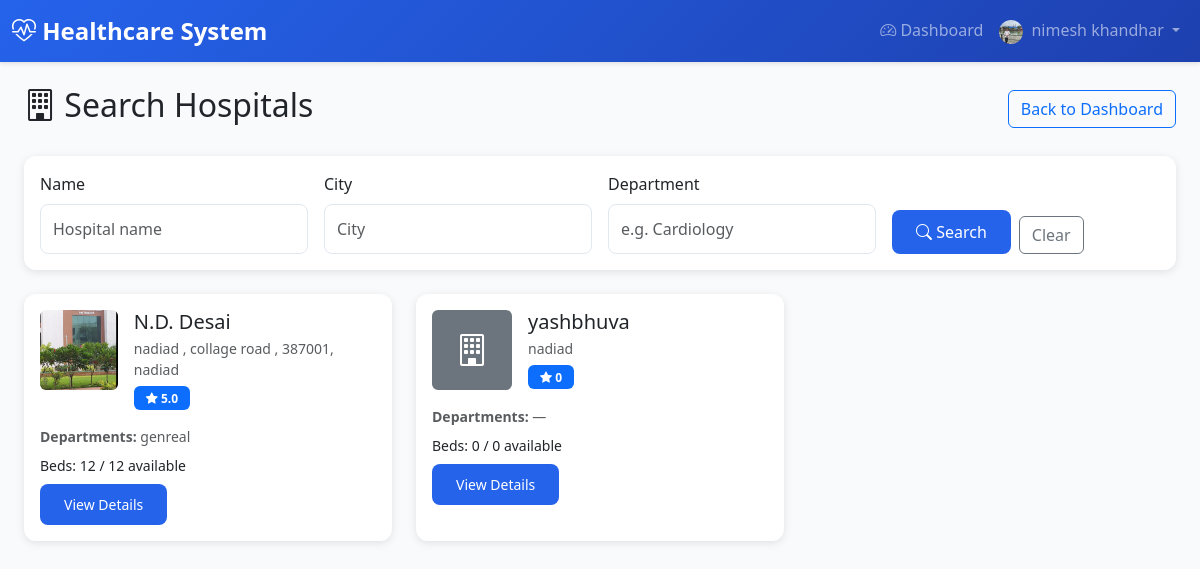
The page /hospitals/search/ (signed in) on the database its author committed.
### accounts/models.py (models this page shows, shortened)
class User(AbstractUser):
    email = models.EmailField(unique=True)
    ROLE_CHOICES = [
        ('ADMIN', 'Admin'),
        ('DOCTOR', 'Doctor'),
        ('PATIENT', 'Patient'),
        ('HOSPITAL', 'Hospital'),
        ('HOSPITAL_ADMIN', 'Hospital Admin'),
    ]
    role = models.CharField(max_length=20, choices=ROLE_CHOICES, default='PATIENT')
    is_approved = models.BooleanField(default=False)  # For Doctor and Hospital approval
    phone_number = models.CharField(max_length=15, blank=True)
    address = models.TextField(blank=True)
    profile_picture = models.ImageField(upload_to='user_profiles/', blank=True, null=True)
    created_at = models.DateTimeField(auto_now_add=True)
    updated_at = models.DateTimeField(auto_now=True)
    class Meta:
        db_table = 'users'
        verbose_name = 'User'
        verbose_name_plural = 'Users'

### hospitals/models.py (models this page shows, shortened)
class Hospital(models.Model):
    user = models.OneToOneField(
        settings.AUTH_USER_MODEL,
        on_delete=models.CASCADE,
        related_name='hospital_profile'
    )
    name = models.CharField(max_length=200)
    registration_number = models.CharField(max_length=50, unique=True)
    address = models.TextField(blank=True)
    city = models.CharField(max_length=100, blank=True)
    state = models.CharField(max_length=100, blank=True)
    zip_code = models.CharField(max_length=10, blank=True)
    phone = models.CharField(max_length=15, blank=True)
    email = models.EmailField(blank=True)
    website = models.URLField(blank=True)
    description = models.TextField(blank=True)
    facilities = models.TextField(blank=True, help_text="Departments - comma separated")
    total_beds = models.PositiveIntegerField(default=0)
    available_beds = models.PositiveIntegerField(default=0)  # Kept for migration; use available_beds_count for dynamic
    logo = models.ImageField(upload_to='hospital_logos/', blank=True, null=True)
    verification_document = models.FileField(upload_to='hospital_verifications/', blank=True, null=True, help_text="Upload registration certificate or license for verification")
    created_at = models.DateTimeField(auto_now_add=True)
    updated_at = models.DateTimeField(auto_now=True)
    class Meta:
        db_table = 'hospitals'
        verbose_name = 'Hospital'
        verbose_name_plural = 'Hospitals'
        ordering = ['name']
    @property
    def occupied_beds_count(self):
        from django.db.models import Q
        now = timezone.now()
        return self.admissions.filter(
            admission_time__lte=now
        ).filter(
            Q(discharge_time__isnull=True) | Q(discharge_time__gt=now)
        ).count()
    @property
    def available_beds_count(self):
        return max(0, self.total_beds - self.occupied_beds_count)
    def get_available_beds_display(self):
        """For admin list_display (avoids property in admin)"""
        return self.available_beds_count
    get_available_beds_display.short_description = 'Available beds'
    @property
    def average_rating(self):
        from django.db.models import Avg
        result = self.reviews.aggregate(avg=Avg('rating'))
        return round(result['avg'] or 0, 1)

### hospitals/views.py (the view)
# urls.py: path('search/', views.HospitalSearchView.as_view(), name='hospital_search'),
class HospitalSearchView(LoginRequiredMixin, ListView):
    model = Hospital
    template_name = 'hospitals/hospital_search.html'
    context_object_name = 'hospitals'
    paginate_by = 10
    def get_queryset(self):
        qs = Hospital.objects.select_related('user').all()
        q = self.request.GET.get('q', '').strip()
        city = self.request.GET.get('city', '').strip()
        department = self.request.GET.get('department', '').strip()
        if q:
            qs = qs.filter(
                Q(name__icontains=q) |
                Q(address__icontains=q) |
                Q(city__icontains=q)
            )
        if city:
            qs = qs.filter(city__icontains=city)
        if department:
            qs = qs.filter(facilities__icontains=department)
        return qs.order_by('name')
    def get_context_data(self, **kwargs):
        context = super().get_context_data(**kwargs)
        context['search_q'] = self.request.GET.get('q', '')
        context['search_city'] = self.request.GET.get('city', '')
        context['search_department'] = self.request.GET.get('department', '')
        return context

### accounts/context_processors.py (called while the page is built)
def profile_picture_url(request):
    url = None
    if request.user.is_authenticated and getattr(request.user, 'profile_picture', None):
        try:
            if request.user.profile_picture:
                url = request.user.profile_picture.url
        except (ValueError, AttributeError):
            pass
    return {'profile_picture_url': url}

### templates/hospitals/hospital_search.html (shortened to what this page needs)
{% extends 'base.html' %}
{% block content %}
<div class="container-fluid">
    <div class="d-flex justify-content-between align-items-center mb-4">
        <h2><i class="bi bi-building"></i> Search Hospitals</h2>
        <a href="{% url 'accounts:patient_dashboard' %}" class="btn btn-outline-primary">Back to Dashboard</a>
    </div>
    <div class="card mb-4">
        <div class="card-body">
            <form method="get" class="row g-3">
                <div class="col-md-3">
                    <label class="form-label">Name</label>
                    <input type="text" name="q" class="form-control" placeholder="Hospital name" value="{{ search_q }}">
                </div>
                <div class="col-md-3">
                    <label class="form-label">City</label>
                    <input type="text" name="city" class="form-control" placeholder="City" value="{{ search_city }}">
                </div>
                <div class="col-md-3">
                    <label class="form-label">Department</label>
                    <input type="text" name="department" class="form-control" placeholder="e.g. Cardiology" value="{{ search_department }}">
                </div>
                <div class="col-md-3 d-flex align-items-end">
                    <button type="submit" class="btn btn-primary me-2"><i class="bi bi-search"></i> Search</button>
                    <a href="{% url 'hospitals:hospital_search' %}" class="btn btn-outline-secondary">Clear</a>
                </div>
            </form>
        </div>
    </div>
    <div class="row">
        {% for hospital in hospitals %}
        <div class="col-md-6 col-lg-4 mb-4">
            <div class="card h-100">
                <div class="card-body">
                    <div class="d-flex mb-3">
                        {% if hospital.logo %}
                        <img src="{{ hospital.logo.url }}" alt="{{ hospital.name }}" class="rounded me-3" style="width: 80px; height: 80px; object-fit: cover;">
                        {% else %}
                        <div class="rounded bg-secondary d-flex align-items-center justify-content-center me-3" style="width: 80px; height: 80px;">
                            <i class="bi bi-building text-white" style="font-size: 2rem;"></i>
                        </div>
                        {% endif %}
                        <div class="flex-grow-1">
                            <h5 class="card-title mb-1">{{ hospital.name }}</h5>
                            <p class="text-muted small mb-0">{{ hospital.address|truncatewords:8 }}{% if hospital.city %}, {{ hospital.city }}{% endif %}</p>
                            <div class="mt-1">
                                <span class="badge bg-primary"><i class="bi bi-star-fill"></i> {{ hospital.average_rating }}</span>
                            </div>
                        </div>
                    </div>
                    <p class="small text-muted mb-2">
                        <strong>Departments:</strong> {{ hospital.facilities|truncatewords:10|default:"—" }}
                    </p>
                    <p class="small mb-2">
                         Beds: {{ hospital.available_beds_count }} / {{ hospital.total_beds }} available
                    </p>
                    <a href="{% url 'hospitals:hospital_detail' hospital.pk %}" class="btn btn-primary btn-sm">View Details</a>
                </div>
            </div>
        </div>
        {% empty %}
        <div class="col-12">
            <div class="alert alert-info">No hospitals found. Try different search criteria.</div>
        </div>
        {% endfor %}
    </div>
</div>
{% endblock %}

### templates/base.html (shortened to what this page needs)
<!DOCTYPE html>
<html lang="en">
<head>
    <link href="https://cdn.jsdelivr.net/npm/bootstrap@5.3.0/dist/css/bootstrap.min.css" rel="stylesheet">
    <link rel="stylesheet" href="https://cdn.jsdelivr.net/npm/bootstrap-icons@1.11.0/font/bootstrap-icons.css">
</head>
<body>
    {% if user.is_authenticated %}
    <nav class="navbar navbar-expand-lg navbar-dark">
        <div class="container-fluid">
            <a class="navbar-brand" href="{% url 'accounts:dashboard_redirect' %}">
                <i class="bi bi-heart-pulse"></i> Healthcare System
            </a>
            <div class="collapse navbar-collapse" id="navbarNav">
                <ul class="navbar-nav ms-auto">
                    <li class="nav-item">
                        <a class="nav-link" href="{% url 'accounts:dashboard_redirect' %}">
                            <i class="bi bi-speedometer2"></i> Dashboard
                        </a>
                    </li>
                    <li class="nav-item dropdown">
                        <a class="nav-link dropdown-toggle" href="#" id="navbarDropdown" role="button" data-bs-toggle="dropdown">
                            {% if profile_picture_url %}
                            <img src="{{ profile_picture_url }}" alt="Profile" class="rounded-circle me-1" style="width: 24px; height: 24px; object-fit: cover;">
                            {% else %}
                            <i class="bi bi-person-circle"></i>
                            {% endif %}
                            {{ user.get_full_name|default:user.username }}
                        </a>
                    </li>
                </ul>
            </div>
        </div>
    </nav>
    {% endif %}
    <div class="container-fluid mt-4">
        {% block content %}{% endblock %}
    </div>
</body>
</html>

### templates/base.html (style rules this page uses)
:root { --primary-color: #2563eb; --secondary-color: #64748b; --success-color: #10b981; --danger-color: #ef4444; --warning-color: #f59e0b; --info-color: #3b82f6; }
body { font-family: 'Segoe UI', Tahoma, Geneva, Verdana, sans-serif; background-color: #f8fafc; }
.navbar { background: linear-gradient(135deg, var(--primary-color) 0%, #1e40af 100%); box-shadow: 0 2px 4px rgba(0,0,0,0.1); }
.navbar-brand { font-weight: 700; font-size: 1.5rem; }
.card { border: none; border-radius: 12px; box-shadow: 0 2px 8px rgba(0,0,0,0.1); transition: transform 0.2s, box-shadow 0.2s; }
.btn-primary { background-color: var(--primary-color); border: none; border-radius: 8px; padding: 10px 24px; font-weight: 500; }
.form-control { border-radius: 8px; border: 1px solid #e2e8f0; padding: 12px; }
.badge { padding: 6px 12px; border-radius: 6px; }

### rows shown on the page
User: get_full_name "nimesh khandhar"
Hospital: logo (picture), name "N.D. Desai", address "nadiad , collage road , 387001", city "nadiad", average_rating "5.0", facilities "genreal", available_beds_count "12", total_beds "12"
Hospital: name "yashbhuva", address "nadiad", average_rating "0", facilities "—", available_beds_count "0", total_beds "0"
